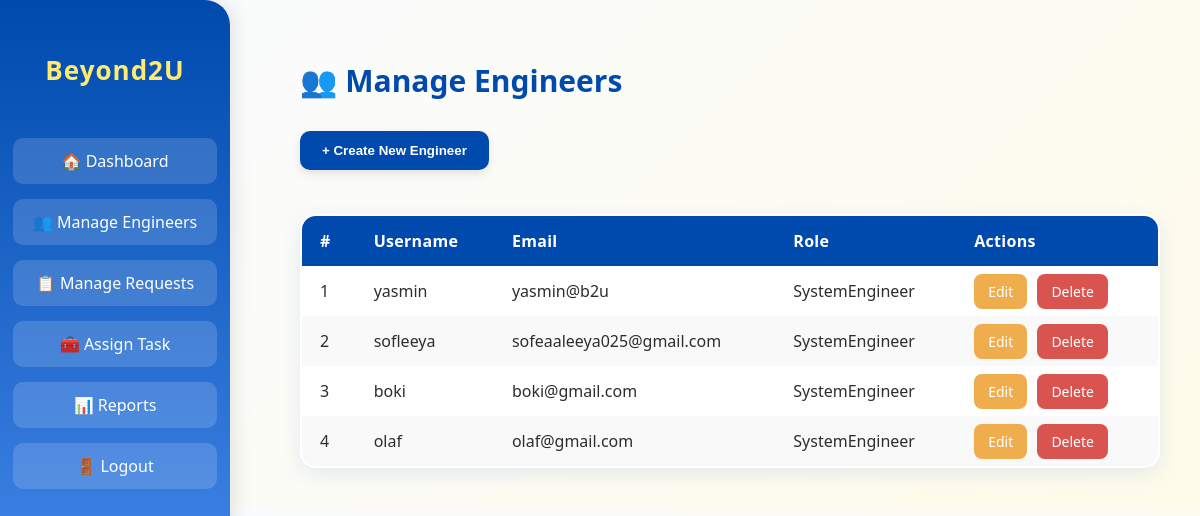
Before: /beyond2u/dashboard/teamlead/manage-engineers/ (signed in) with the older database file.
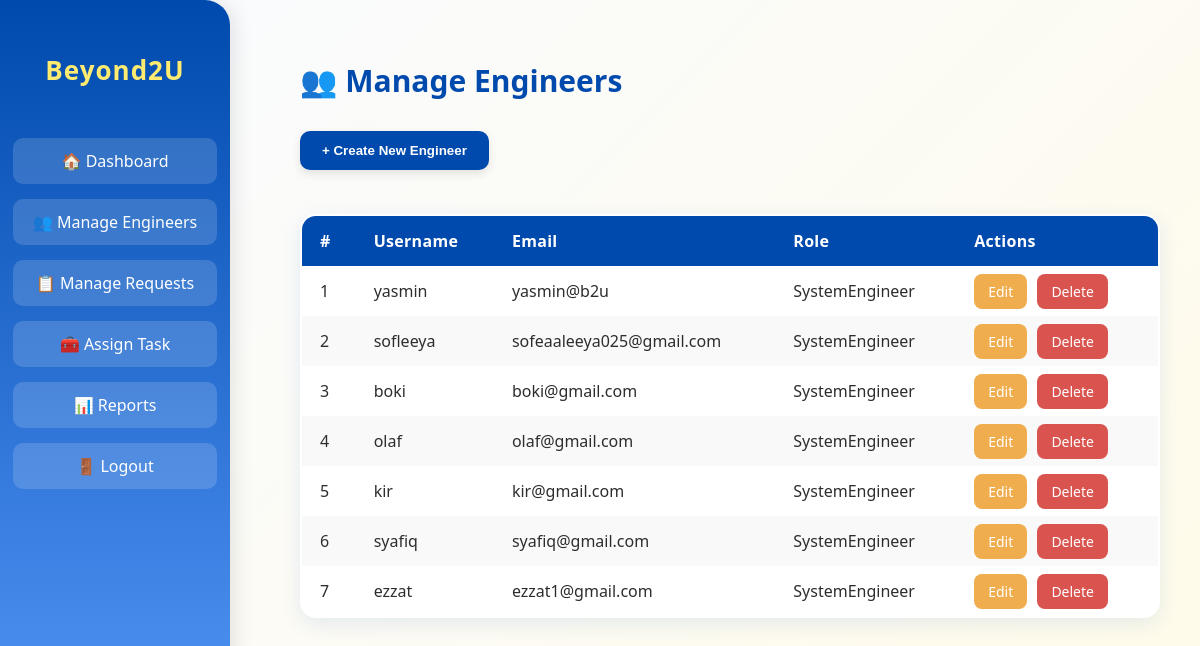
After: the same page with the newer database file.
### inventorySystem/models.py (models this page shows, shortened)
class User(AbstractUser):
    ROLE_CHOICES = [
        ('TeamLead', 'Team Lead'),
        ('SystemEngineer', 'System Engineer'),
    ]
    role = models.CharField(max_length=20, choices=ROLE_CHOICES, default='SystemEngineer')

### inventorySystem/views.py (the view, shortened to what this page needs)
# urls.py: path('dashboard/teamlead/manage-engineers/', views.manage_engineers, name='manage_engineers'),
@require_role('TeamLead')
def manage_engineers(request):
    engineers = User.objects.filter(role='SystemEngineer')
    return render(request, "manage_engineers.html", {"engineers": engineers})

### inventorySystem/views.py (called while the page is built, shortened)
def require_role(role):
    def decorator(view_func):
        @wraps(view_func)
        @login_required(login_url='login')
        def _wrapped(request, *args, **kwargs):
            return view_func(request, *args, **kwargs)
        return _wrapped
    return decorator

### inventorySystem/templates/manage_engineers.html (shortened to what this page needs)
<!DOCTYPE html>
<html lang="en">
<head>
</head>
<body>
  <div class="sidebar">
    <h2>Beyond2U</h2>
    <a href="{% url 'teamlead_dashboard' %}">🏠 Dashboard</a>
    <a href="{% url 'manage_engineers' %}">👥 Manage Engineers</a>
    <a href="{% url 'manage_requests' %}">📋 Manage Requests</a>
    <a href="{% url 'assign_task' %}">🧰 Assign Task</a>
    <a href="{% url 'reports' %}">📊 Reports</a>
    <a href="{% url 'logout' %}">🚪 Logout</a>
  </div>
  <div class="content">
    <h1>👥 Manage Engineers</h1>
    <div class="top-actions">
      <button onclick="toggleForm()">+ Create New Engineer</button>
    </div>
    <br>
   <br>
    <table>
      <thead>
        <tr>
          <th>#</th>
          <th>Username</th>
          <th>Email</th>
          <th>Role</th>
          <th>Actions</th>
        </tr>
      </thead>
      <tbody>
        {% for engineer in engineers %}
        <tr>
          <td>{{ forloop.counter }}</td>
          <td>{{ engineer.username }}</td>
          <td>{{ engineer.email }}</td>
          <td>{{ engineer.role }}</td>
          <td>
            <a href="{% url 'edit_engineer' engineer.id %}" class="action-btn edit-btn">Edit</a>
            <a href="{% url 'delete_engineer' engineer.id %}" class="action-btn delete-btn">Delete</a>
          </td>
        </tr>
        {% empty %}
        <tr>
          <td colspan="5" style="text-align:center;">No engineers found.</td>
        </tr>
        {% endfor %}
      </tbody>
    </table>
  </div>
</body>
</html>

### inventorySystem/templates/manage_engineers.html (style rules this page uses)
body { margin: 0; font-family: 'Segoe UI', sans-serif; background: linear-gradient(135deg, #f9fbff, #fffbea); color: #2d2d2d; }
.sidebar { position: fixed; top: 0; left: 0; width: 230px; height: 100%; background: linear-gradient(180deg, #004aad, #5c9eff); color: white; display: flex; flex-direction: column; align-items: center; padding-top: 30px; box-shadow: 4px 0 20px rgba(0, 0, 0, 0.1); border-top-right-radius: 25px; border-bottom-right-radius: 25px; }
.sidebar h2 { font-size: 26px; font-weight: 700; color: #ffeb70; margin-bottom: 50px; letter-spacing: 1px; }
.sidebar a { display: block; width: 80%; text-align: center; color: white; text-decoration: none; background: rgba(255, 255, 255, 0.15); padding: 12px 10px; border-radius: 10px; margin-bottom: 15px; transition: all 0.3s ease; }
.content { margin-left: 260px; padding: 40px; }
h1 { font-size: 30px; color: #004aad; margin-bottom: 30px; }
.top-actions button { background-color: #004aad; color: white; padding: 12px 22px; border: none; border-radius: 10px; font-weight: 600; cursor: pointer; transition: all 0.3s ease; box-shadow: 0 4px 10px rgba(0, 0, 0, 0.1); }
table { width: 100%; border-collapse: collapse; background-color: white; border-radius: 16px; overflow: hidden; box-shadow: 0 6px 20px rgba(0, 84, 200, 0.1); border: 2px solid #e0ecff; }
th, td { padding: 14px 18px; text-align: left; }
th { background-color: #004aad; color: white; font-size: 16px; letter-spacing: 0.3px; }
tr:nth-child(even) { background-color: #f9f9f9; }
.action-btn { padding: 8px 14px; border-radius: 8px; text-decoration: none; color: white; margin-right: 6px; font-size: 14px; transition: 0.3s; }
.edit-btn { background-color: #f0ad4e; }
.delete-btn { background-color: #d9534f; }

Changed rows visible on the page:
added User: username "kir", email "kir@gmail.com", role "SystemEngineer"
added User: username "syafiq", email "syafiq@gmail.com", role "SystemEngineer"
added User: username "ezzat", email "ezzat1@gmail.com", role "SystemEngineer"
